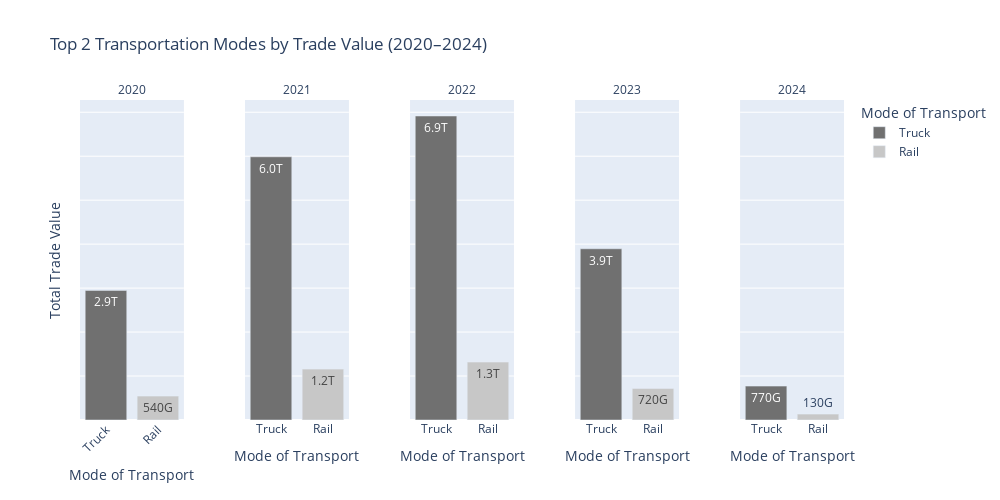

The code cell stored with this chart in its notebook:
### Code cell
color_map = {
    "Vessel": "#DB8DD0",
    "Air": "#ff7f0e",
    "Mail": "#2ca02c",
    "Truck": "#707070",
    "Rail": "#C7C7C7",
    "Pipeline": "#8c564b",
    "Other": "#e377c2",
    "FTZs": "#7f7f7f"
}

fig_value = px.bar(
    top2_value,
    x = "DISAGMOT",
    y = "VALUE",
    color = "DISAGMOT",
    facet_col = "YEAR",
    title = "Top 2 Transportation Modes by Trade Value (2020–2024)",
    labels = {"DISAGMOT": "Mode of Transport", "VALUE": "Total Trade Value"},
    text_auto = ".2s",
    facet_col_spacing = 0.08,
    color_discrete_map = color_map
)
fig_value.update_layout(
    xaxis_tickangle = -45,
    height = 500,
    width = 1000,
    showlegend = True,
    yaxis = dict(
        showticklabels = False
    )
)
fig_value.for_each_annotation(lambda a: a.update(text = a.text.split("=")[-1]))
fig_value.show()

### Figure 1 — Plotly figure (JSON) as saved in the notebook; plotly's stock layout.template omitted (floating-point values rounded to 4 significant figures)
{"data": [{"alignmentgroup": "True", "hovertemplate": "Mode of Transport=%{x}<br>YEAR=2020<br>Total Trade Value=%{y}<extra></extra>", "legendgroup": "Truck", "marker": {"color": "#707070", "pattern": {"shape": ""}}, "name": "Truck", "offsetgroup": "Truck", "orientation": "v", "showlegend": true, "textposition": "auto", "texttemplate": "%{y:.2s}", "type": "bar", "x": ["Truck"], "xaxis": "x", "y": [2947919739618], "yaxis": "y"}, {"alignmentgroup": "True", "hovertemplate": "Mode of Transport=%{x}<br>YEAR=2021<br>Total Trade Value=%{y}<extra></extra>", "legendgroup": "Truck", "marker": {"color": "#707070", "pattern": {"shape": ""}}, "name": "Truck", "offsetgroup": "Truck", "orientation": "v", "showlegend": false, "textposition": "auto", "texttemplate": "%{y:.2s}", "type": "bar", "x": ["Truck"], "xaxis": "x2", "y": [5986675183948], "yaxis": "y2"}, {"alignmentgroup": "True", "hovertemplate": "Mode of Transport=%{x}<br>YEAR=2022<br>Total Trade Value=%{y}<extra></extra>", "legendgroup": "Truck", "marker": {"color": "#707070", "pattern": {"shape": ""}}, "name": "Truck", "offsetgroup": "Truck", "orientation": "v", "showlegend": false, "textposition": "auto", "texttemplate": "%{y:.2s}", "type": "bar", "x": ["Truck"], "xaxis": "x3", "y": [6914752297203], "yaxis": "y3"}, {"alignmentgroup": "True", "hovertemplate": "Mode of Transport=%{x}<br>YEAR=2023<br>Total Trade Value=%{y}<extra></extra>", "legendgroup": "Truck", "marker": {"color": "#707070", "pattern": {"shape": ""}}, "name": "Truck", "offsetgroup": "Truck", "orientation": "v", "showlegend": false, "textposition": "auto", "texttemplate": "%{y:.2s}", "type": "bar", "x": ["Truck"], "xaxis": "x4", "y": [3894719315953], "yaxis": "y4"}, {"alignmentgroup": "True", "hovertemplate": "Mode of Transport=%{x}<br>YEAR=2024<br>Total Trade Value=%{y}<extra></extra>", "legendgroup": "Truck", "marker": {"color": "#707070", "pattern": {"shape": ""}}, "name": "Truck", "offsetgroup": "Truck", "orientation": "v", "showlegend": false, "textposition": "auto", "texttemplate": "%{y:.2s}", "type": "bar", "x": ["Truck"], "xaxis": "x5", "y": [770841436785], "yaxis": "y5"}, {"alignmentgroup": "True", "hovertemplate": "Mode of Transport=%{x}<br>YEAR=2020<br>Total Trade Value=%{y}<extra></extra>", "legendgroup": "Rail", "marker": {"color": "#C7C7C7", "pattern": {"shape": ""}}, "name": "Rail", "offsetgroup": "Rail", "orientation": "v", "showlegend": true, "textposition": "auto", "texttemplate": "%{y:.2s}", "type": "bar", "x": ["Rail"], "xaxis": "x", "y": [543097875200], "yaxis": "y"}, {"alignmentgroup": "True", "hovertemplate": "Mode of Transport=%{x}<br>YEAR=2021<br>Total Trade Value=%{y}<extra></extra>", "legendgroup": "Rail", "marker": {"color": "#C7C7C7", "pattern": {"shape": ""}}, "name": "Rail", "offsetgroup": "Rail", "orientation": "v", "showlegend": false, "textposition": "auto", "texttemplate": "%{y:.2s}", "type": "bar", "x": ["Rail"], "xaxis": "x2", "y": [1157849918907], "yaxis": "y2"}, {"alignmentgroup": "True", "hovertemplate": "Mode of Transport=%{x}<br>YEAR=2022<br>Total Trade Value=%{y}<extra></extra>", "legendgroup": "Rail", "marker": {"color": "#C7C7C7", "pattern": {"shape": ""}}, "name": "Rail", "offsetgroup": "Rail", "orientation": "v", "showlegend": false, "textposition": "auto", "texttemplate": "%{y:.2s}", "type": "bar", "x": ["Rail"], "xaxis": "x3", "y": [1317315285053], "yaxis": "y3"}, {"alignmentgroup": "True", "hovertemplate": "Mode of Transport=%{x}<br>YEAR=2023<br>Total Trade Value=%{y}<extra></extra>", "legendgroup": "Rail", "marker": {"color": "#C7C7C7", "pattern": {"shape": ""}}, "name": "Rail", "offsetgroup": "Rail", "orientation": "v", "showlegend": false, "textposition": "auto", "texttemplate": "%{y:.2s}", "type": "bar", "x": ["Rail"], "xaxis": "x4", "y": [719225471171], "yaxis": "y4"}, {"alignmentgroup": "True", "hovertemplate": "Mode of Transport=%{x}<br>YEAR=2024<br>Total Trade Value=%{y}<extra></extra>", "legendgroup": "Rail", "marker": {"color": "#C7C7C7", "pattern": {"shape": ""}}, "name": "Rail", "offsetgroup": "Rail", "orientation": "v", "showlegend": false, "textposition": "auto", "texttemplate": "%{y:.2s}", "type": "bar", "x": ["Rail"], "xaxis": "x5", "y": [133731903683], "yaxis": "y5"}], "layout": {"annotations": [{"font": {}, "showarrow": false, "text": "2020", "x": 0.068, "xanchor": "center", "xref": "paper", "y": 1, "yanchor": "bottom", "yref": "paper"}, {"font": {}, "showarrow": false, "text": "2021", "x": 0.284, "xanchor": "center", "xref": "paper", "y": 1, "yanchor": "bottom", "yref": "paper"}, {"font": {}, "showarrow": false, "text": "2022", "x": 0.5, "xanchor": "center", "xref": "paper", "y": 1, "yanchor": "bottom", "yref": "paper"}, {"font": {}, "showarrow": false, "text": "2023", "x": 0.716, "xanchor": "center", "xref": "paper", "y": 1, "yanchor": "bottom", "yref": "paper"}, {"font": {}, "showarrow": false, "text": "2024", "x": 0.932, "xanchor": "center", "xref": "paper", "y": 1, "yanchor": "bottom", "yref": "paper"}], "barmode": "relative", "height": 500, "legend": {"title": {"text": "Mode of Transport"}, "tracegroupgap": 0}, "showlegend": true, "title": {"text": "Top 2 Transportation Modes by Trade Value (2020–2024)"}, "width": 1000, "xaxis": {"anchor": "y", "categoryarray": ["Truck", "Rail"], "categoryorder": "array", "domain": [0, 0.136], "tickangle": -45, "title": {"text": "Mode of Transport"}}, "xaxis2": {"anchor": "y2", "categoryarray": ["Truck", "Rail"], "categoryorder": "array", "domain": [0.216, 0.352], "matches": "x", "title": {"text": "Mode of Transport"}}, "xaxis3": {"anchor": "y3", "categoryarray": ["Truck", "Rail"], "categoryorder": "array", "domain": [0.432, 0.568], "matches": "x", "title": {"text": "Mode of Transport"}}, "xaxis4": {"anchor": "y4", "categoryarray": ["Truck", "Rail"], "categoryorder": "array", "domain": [0.648, 0.784], "matches": "x", "title": {"text": "Mode of Transport"}}, "xaxis5": {"anchor": "y5", "categoryarray": ["Truck", "Rail"], "categoryorder": "array", "domain": [0.864, 1.0], "matches": "x", "title": {"text": "Mode of Transport"}}, "yaxis": {"anchor": "x", "domain": [0, 1], "showticklabels": false, "title": {"text": "Total Trade Value"}}, "yaxis2": {"anchor": "x2", "domain": [0, 1], "matches": "y", "showticklabels": false}, "yaxis3": {"anchor": "x3", "domain": [0, 1], "matches": "y", "showticklabels": false}, "yaxis4": {"anchor": "x4", "domain": [0, 1], "matches": "y", "showticklabels": false}, "yaxis5": {"anchor": "x5", "domain": [0, 1], "matches": "y", "showticklabels": false}}}
